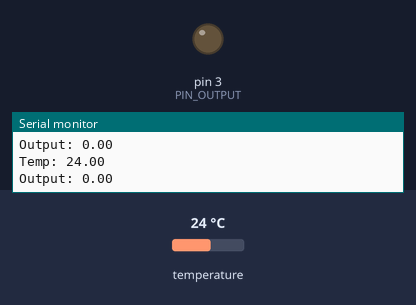
The sketch below on a simulated Arduino Uno, built with avr-gcc and run on an emulated ATmega328P. Parts: output pins drawn as LEDs (lit = HIGH), the last lines printed to the serial monitor. The test bench sets the inputs (shaded band); at power-on: temperature 24 °C.

Above: at 0.06 s.
At 1.2 s:
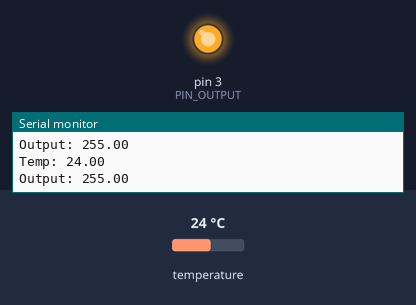
1.3 s: temperature set to 41 °C
At 1.38 s:
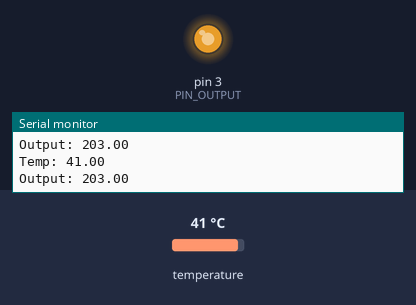
Timing chart, 0 to 4.3 s (numbered marks = the images above; inputs shaded):
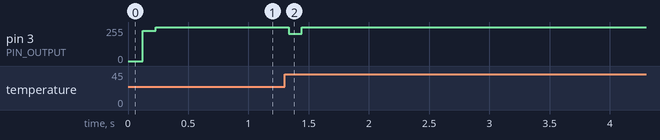

The sketch:

PID_Control.ino
```cpp
/********************************************************
 * PID Basic Example
 * Reading analog input 0 to control analog PWM output 3
 ********************************************************/

#include <PID_v1.h>
#include <OneWire.h>
#include <DS18B20.h>

#define ONE_WIRE_BUS 17

OneWire oneWire(ONE_WIRE_BUS);
DS18B20 sensor(&oneWire);

#define PIN_OUTPUT 3

//Define Variables we'll be connecting to
double Setpoint, Input, Output;

//Specify the links and initial tuning parameters
double Kp=2, Ki=5, Kd=1;
PID myPID(&Input, &Output, &Setpoint, Kp, Ki, Kd, DIRECT);

void setup()
{
  //initialize the variables we're linked to
  Serial.begin(115200);
  sensor.begin();
  Setpoint = 100;

  //turn the PID on
  myPID.SetMode(AUTOMATIC);
}

void loop()
{

  sensor.requestTemperatures();
  while (!sensor.isConversionComplete());  // wait until sensor is ready

  Input = sensor.getTempC();
  Serial.print("Temp: ");
  Serial.println(Input);
  myPID.Compute();

  analogWrite(PIN_OUTPUT, Output);
  Serial.print("Output: ");
  Serial.println(Output);
}
```

Measured:
- after the input at 1.3 s, pin 3 (PIN_OUTPUT): 255/255 → 203/255 at once, → 255/255 0.11 s later
